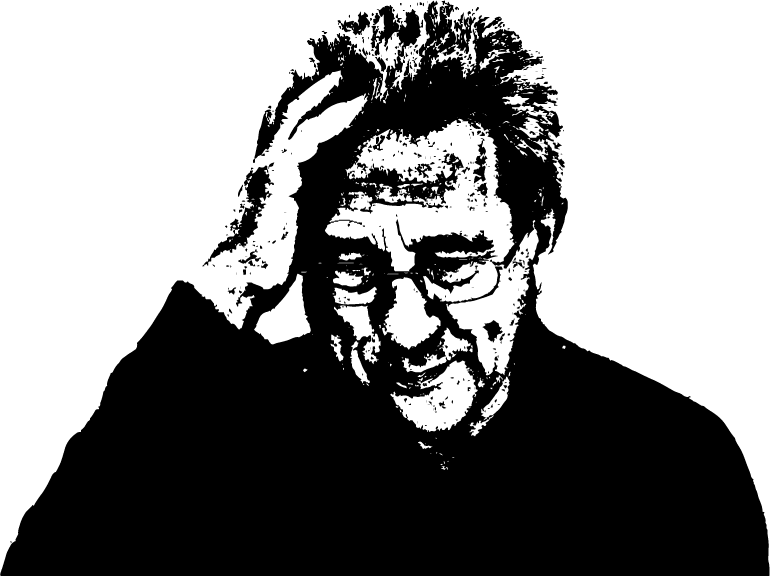
#> input picture Images/sample_image.png, 770 x 576 px
$ jupyter execute generate_line_art.ipynb
#> lines starting #> are read from the running program, lines starting #| are printed output that depends on the picture; after the words box and inside, x2 and y2 are one past the last pixel; in counts of white or black regions, pixels touching at a corner belong together
[cell 1]
from PIL import Image
import matplotlib.pyplot as plt
import random
import numpy as np

[cell 2]
def remove_borders(axis):
    # remove spines
    axis.spines['right'].set_visible(False)
    axis.spines['top'].set_visible(False)
    axis.spines['bottom'].set_visible(False)
    axis.spines['left'].set_visible(False)

    # remove ticks
    axis.tick_params(axis='both', bottom=False, top=False, left=False, right=False)
    axis.set_xticklabels([])
    axis.set_yticklabels([])

[cell 3]
def color_distance(c1, c2):
    r1, g1, b1 = c1
    r2, g2, b2 = c2
    return ((r1 - r2) ** 2 + (g1 - g2) ** 2 + (b1 - b2) ** 2) ** 0.5

[cell 4]
# Load the image
image = Image.open("Images/sample_image.png")
#> image is the input picture: PIL image 770x576 RGBA; mean R, G, B, A 133.1, 133.1, 133.1, 117.3

# Convert the image to black and white
threshold = 128
image = image.convert('L').point(lambda x: 255 * (x > threshold))
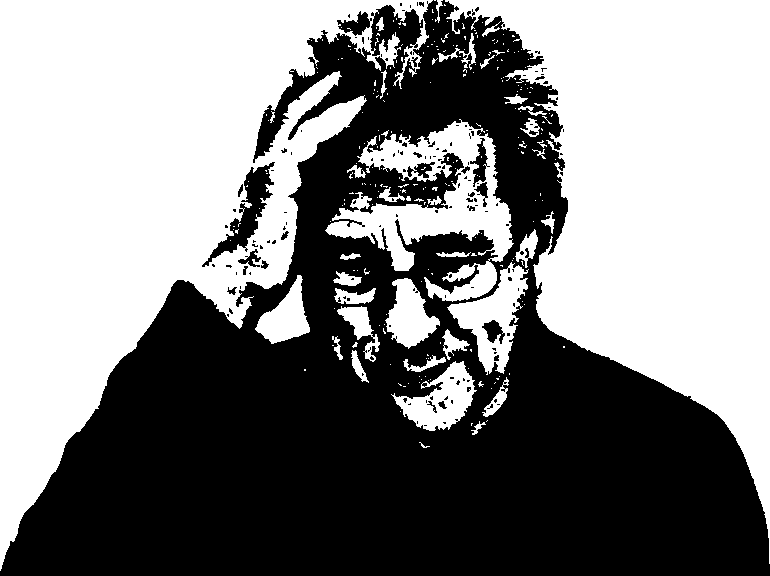
#> image: PIL image 770x576 L; 52.2% white; 146 black regions (123 under 20 px), largest, box (x1, y1, x2, y2) and area: (0, 0, 770, 576) 207149, (202, 162, 275, 267) 1971, (337, 11, 372, 36) 415

# Keep the aspect ratio and rotation of the image
image = image.rotate(180, expand=True)
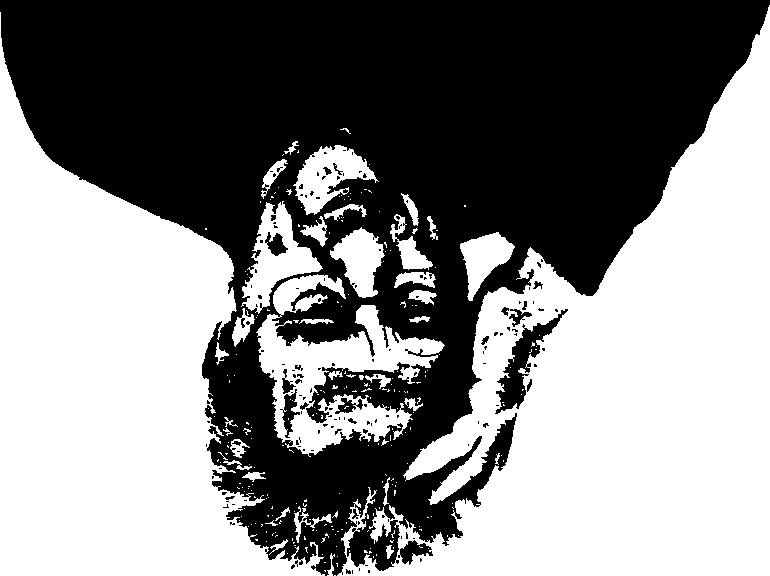
#> image: PIL image 770x576 L; 52.2% white; 146 black regions (123 under 20 px), largest, box (x1, y1, x2, y2) and area: (0, 0, 770, 576) 207149, (495, 309, 568, 414) 1971, (398, 540, 433, 565) 415

# Define the grid size and calculate the tile size
grid_size = 120
tile_size = image.width // grid_size
#> tile_size = 6

# Process each tile and save the coordinates of the black tiles
black_tiles = []
for x in range(grid_size):
    for y in range(grid_size):
        if y * tile_size >= image.height:
            break
        # Crop the tile
        box = (x * tile_size, y * tile_size, (x+1) * tile_size, (y+1) * tile_size)
        tile = image.crop(box)

        # Calculate the average color
        average_color = sum(tile.getdata()) / (tile_size ** 2)

        # Check if the tile is more black than white
        if average_color < threshold:
            # Save the center coordinates of the tile
            center_x = (x * tile_size) + (tile_size // 2)
            center_y = (y * tile_size) + (tile_size // 2)
            black_tiles.append((center_x, center_y))
#> after the loop, black_tiles = 5845 pairs, first value 3 to 717, second value 3 to 573

[cell 5]
# Plot the coordinates of the black tiles as a scatterplot
random.shuffle(black_tiles)
x, y = zip(*black_tiles)
#> x = 5845 values, max 717 at index 78, min 3 at index 436, mean 372; y = 5845 values, max 573 at index 4391, min 3 at index 127, mean 193.8
fig, ax = plt.subplots()
ax.plot(x, y, linewidth=0.02)
plt.show()
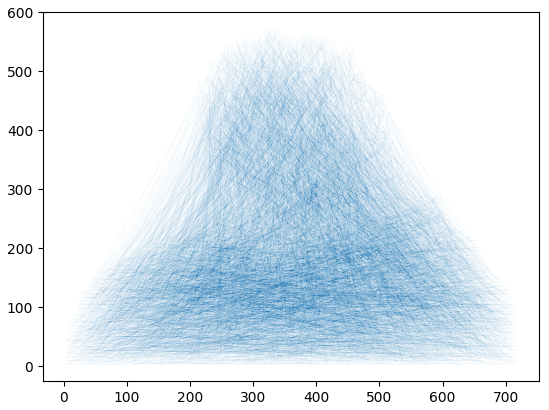
#> figure drawn by matplotlib, 1 panel

[cell 6]
img_path = "Images/chameleon sample image.png"
image = Image.open(img_path)
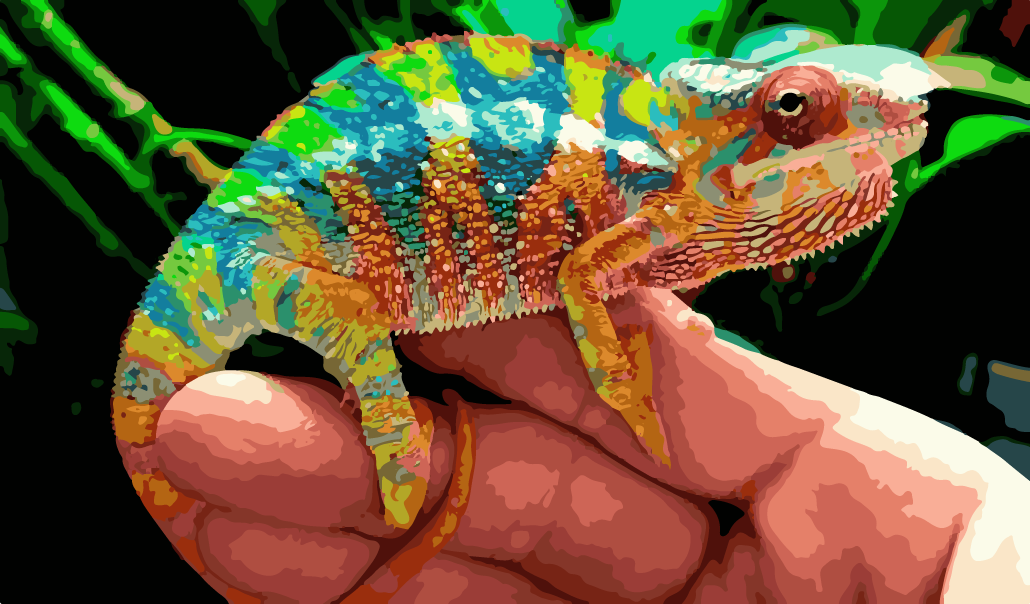
#> input picture Images/chameleon sample image.png, 1030 x 604 px
#> image is the input picture: PIL image 1030x604 RGBA; mean R, G, B, A 104.6, 87.3, 56.5, 255

image

[cell 7]
# Keep the aspect ratio and rotation of the image
image = image.rotate(180, expand=True).convert('RGB')
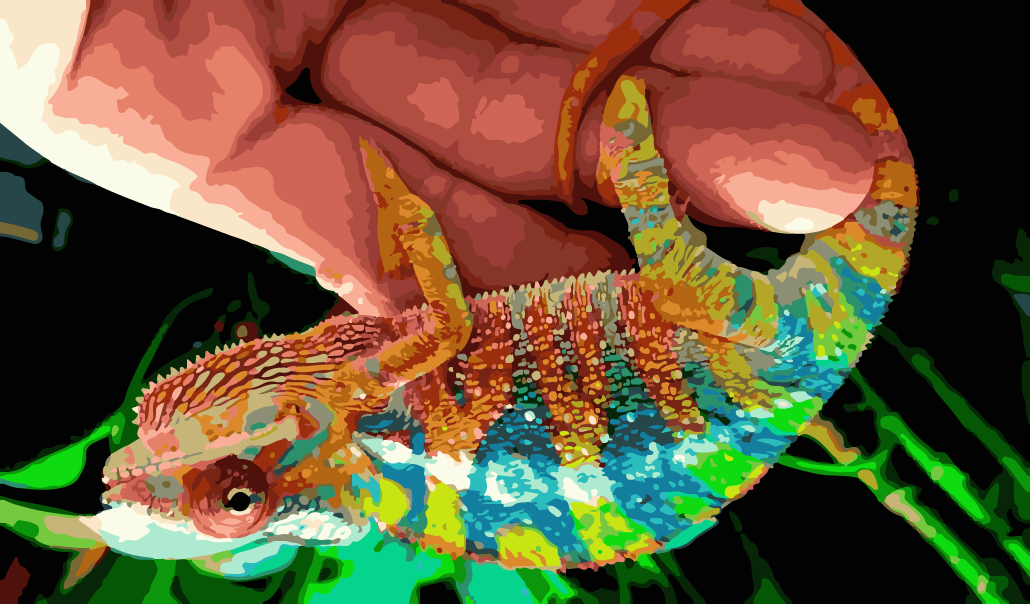
#> image: PIL image 1030x604 RGB; mean R, G, B 104.6, 87.3, 56.5

# Define the grid size and calculate the tile size
grid_size = 130
tile_size = image.width // grid_size
#> tile_size = 7

[cell 8]
# Process each tile and save the coordinates of the tiles with predominant colors
average_colors  = []
for x in range(grid_size):
    for y in range(grid_size):
        if y * tile_size >= image.height:
            break
        # Crop the tile
        box = (x * tile_size, y * tile_size, (x+1) * tile_size, (y+1) * tile_size)
        tile = image.crop(box)

        # Calculate the average color
        average_color = tuple(np.mean(tile, axis=(0, 1)) / 255.0)

        # Save the center coordinates of the tile with the average color
        center_x = (x * tile_size) + (tile_size // 2)
        center_y = (y * tile_size) + (tile_size // 2)
        average_colors.append((center_x, center_y, average_color))
#> after the loop, average_colors = 11310 items

[cell 9]
target_color = (255, 255, 255)
average_colors = sorted(average_colors, key=lambda x: color_distance(x[2], target_color))
#> in color_distance, `r1, g1, b1 = c1`: r1 = 0.98; g1 = 0.902; b1 = 0.784

[cell 10]
# Plot the scatterplot
fig, ax = plt.subplots()
colors = [color for (x, y, color) in average_colors]
#> colors = 11310 items, first 6: (0.984, 0.984, 0.914), (0.984, 0.984, 0.914), (0.984, 0.984, 0.914), (0.984, 0.984, 0.914), (0.984, 0.984, 0.914), (0.984, 0.984, 0.914)
ax.scatter([x for (x, y, color) in average_colors], [y for (x, y, color) in average_colors], c=colors, s=1, cmap="gist_rainbow")


remove_borders(ax)
plt.show()
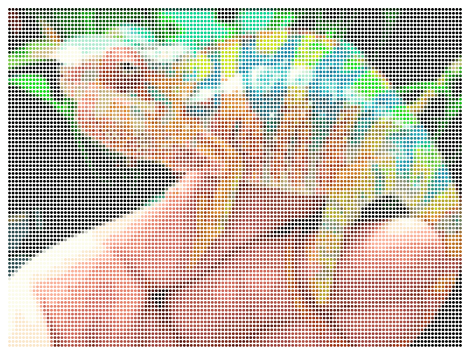
#> figure drawn by matplotlib, 1 panel

[cell 11]
# Mix the indexes
indexes_to_iterate = list(range(len(average_colors) - 1))
#> indexes_to_iterate = 11309 values from 0 to 11308
random.shuffle(indexes_to_iterate)

# Plot the line plot
fig, ax = plt.subplots()
for i in indexes_to_iterate:
    x1, y1, c1 = average_colors[i]
    x2, y2, c2 = average_colors[i+1]
    ax.plot([x1, x2], [y1, y2], color=c1, linewidth=0.1, alpha=0.5)
#> this loop made 11309 passes
#> (i, x1, y1, c1, x2, y2, c2) on passes 2, 3, 6: (7083, 521, 402, (0.127, 0.457, 0.339), 255, 3, (0.536, 0.216, 0.17)), (7973, 325, 290, (0.255, 0.281, 0.208), 10, 136, (0.162, 0.285, 0.296)), (7777, 829, 73, (0.497, 0.18, 0.126), 801, 17, (0.515, 0.178, 0.11))

remove_borders(ax)
back_color = (29, 32, 41)
back_color_rgba = tuple(c/255 for c in back_color)
fig.savefig('result.png', dpi=1200, transparent=True, facecolor=back_color_rgba)
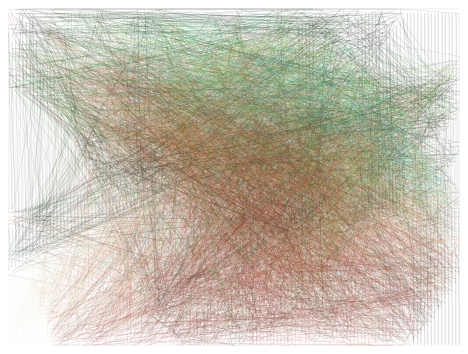
#> figure drawn by matplotlib, 1 panel
